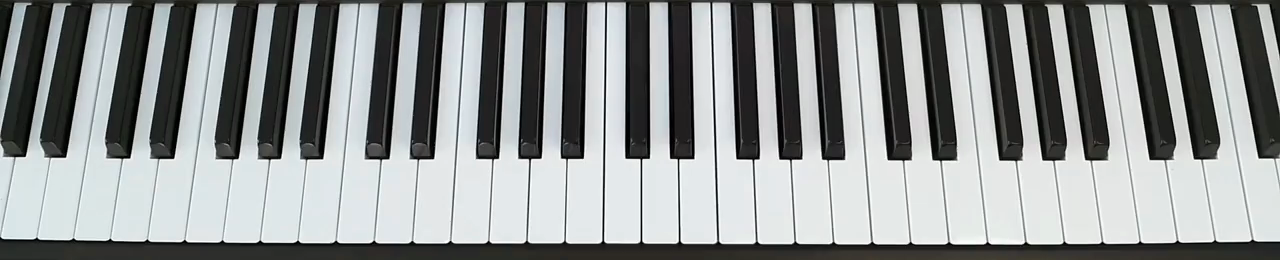
#> input picture pictures/blank_piano/piano2.png, 1280 x 260 px; the run also reads 1 picture not shown here
$ jupyter execute --allow-errors piano_key_notes.ipynb   (older library calls are emulated)
#> lines starting #> are read from the running program, lines starting #| are printed output that depends on the picture; after the words box and inside, x2 and y2 are one past the last pixel; in counts of white or black regions, pixels touching at a corner belong together
# Pipeline

[cell 1]
import cv2
import numpy as np
from matplotlib import pyplot as plt
from ipywidgets import interact
import ipywidgets as widgets
from scipy.spatial import ConvexHull, Delaunay
from tqdm.notebook import tqdm

[cell 2]
image = cv2.imread('pictures/blank_piano/piano2.png')
#> image is the input picture: shape (260, 1280, 3); mean B, G, R 149.6, 149.7, 146.2
plt.figure(figsize=(16,10))
plt.imshow(image)
plt.show()

[cell 3]
def get_sobel(image, kernel_size=5, threshold=5000, kx=1, ky=1, crop=5, show=False):
    """Parameters:
    image: input image (RGB or grayscale)
    kernel_size: size of the Sobel kernel
    threshold: threshold for the Sobel filter
    kx: when kx is high, the filter is more sensitive to vertical edges
    ky: when ky is high, the filter is more sensitive to horizontal edges
    crop: borders to paint in black(list or int)
    """
#> called with kernel_size = 5, threshold = 5000, kx = 1, ky = 1, crop = 5, show = True
    try:
        image = cv2.cvtColor(image, cv2.COLOR_BGR2GRAY)
#> image: shape (260, 1280)
    except:
        pass
    sobelx = cv2.Sobel(image, cv2.CV_64F, 1, 0, ksize=kernel_size)
    sobely = cv2.Sobel(image, cv2.CV_64F, 0, 1, ksize=kernel_size)
    sobel = np.sqrt(kx*sobelx**2 + ky*sobely**2) # Sobel filter with kx and ky weights
    sobel[sobel <= threshold] = 255 # thresholding, we want edges to be black for the next steps
    sobel[sobel > threshold] = 0
    # paint in black the borders
    if type(crop) == int:
        sobel[:crop, :] = 0
        sobel[-crop:, :] = 0
        sobel[:, :crop] = 0
        sobel[:, -crop:] = 0
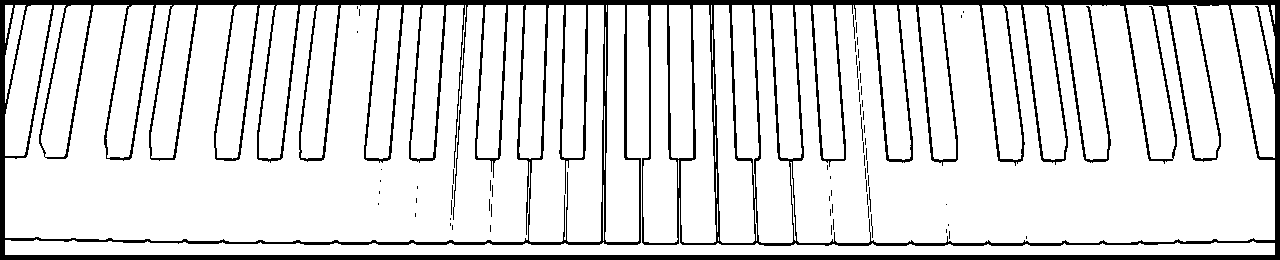
#> sobel: shape (260, 1280) float64; 87.1% white; 66 black regions (61 under 20 px), largest, box (x1, y1, x2, y2) and area: (0, 0, 1280, 260) 42258, (869, 187, 871, 212) 26, (853, 15, 855, 39) 24, (861, 117, 863, 141) 24, (871, 214, 873, 238) 24
    else:
        sobel[:crop[0], :] = 0
        sobel[-crop[1]:, :] = 0
        sobel[:, :crop[2]] = 0
        sobel[:, -crop[3]:] = 0
    sobel = sobel.astype(np.uint8)
    if show:
        plt.figure(figsize=(16,10))
        plt.imshow(sobel, cmap='gray')
        plt.show()
    return sobel

_ = get_sobel(image, show=True)
_ = get_sobel(image, kx=10, show=True)

[cell 4]
def get_connected_components(image, min_area=800, max_width=100, show=False):
    """Parameters:
    image: input grayscale image (uint8)
    min_area: minimum area of the connected components
    max_width: maximum width of the connected components
    """
#> called with min_area = 800, max_width = 100, show = True
    n_labels, labels, stats, centroids = cv2.connectedComponentsWithStats(image)
#> labels: shape (260, 1280) int32; 503 distinct labels, from 0 to 502
#> n_labels = 503; stats = 503 rows, first 6: [0, 0, 1280, 260, 72779], [5, 5, 7, 35, 134], [5, 5, 20, 95, 664], [5, 5, 47, 151, 3596], [5, 5, 60, 233, 3907], [42, 5, 49, 152, 3631]; centroids = 503 pairs, first value 5 to 1273.1, second value 5 to 249.1
    # stats is a matrix with the following columns:
    # [left, top, width, height, area]
    # we want to keep only the connected components with area > min_area
    # left, top, width, height are the coordinates of the bounding box of the connected component
    # we want to keep only the connected components width < 100
    for i in range(1, n_labels):
        if stats[i, 4] < min_area or stats[i, 2] > max_width:
            labels[labels == i] = 0
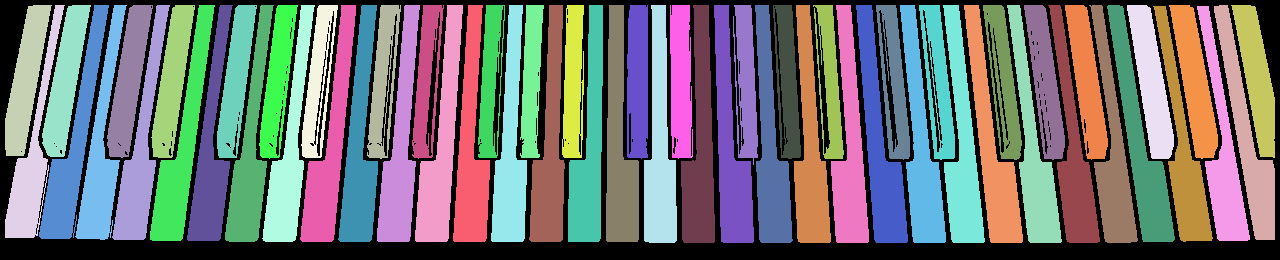
#> labels: shape (260, 1280) int32; 60 distinct labels, from 0 to 72; one colour per label, 0 black
    labels[labels > 0] = 255
#> labels: shape (260, 1280) int32; 72.9% white; 95 black regions (78 under 20 px), largest, box (x1, y1, x2, y2) and area: (0, 0, 1280, 260) 85723, (879, 10, 898, 152) 545, (426, 12, 440, 156) 539
    labels = labels.astype(np.uint8)
    n_labels, labels, stats, centroids = cv2.connectedComponentsWithStats(labels)
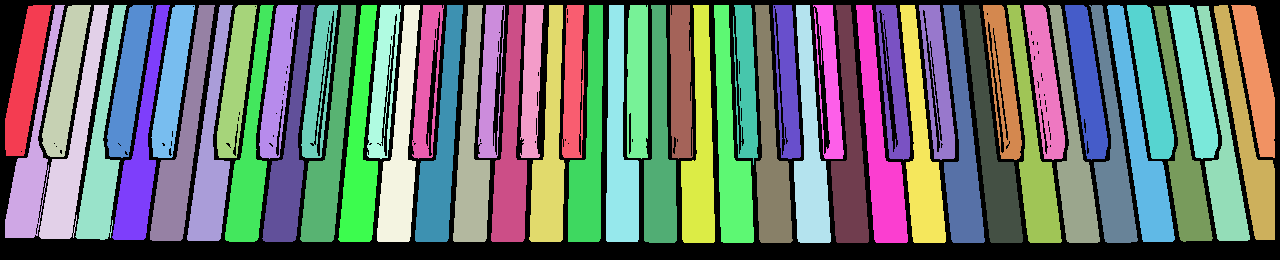
#> labels: shape (260, 1280) int32; 60 distinct labels, from 0 to 59; one colour per label, 0 black
#> n_labels = 60; stats = 60 rows, first 6: [0, 0, 1280, 260, 90239], [5, 5, 47, 151, 3596], [5, 5, 60, 233, 3907], [42, 5, 49, 152, 3631], [39, 5, 70, 234, 4944], [75, 5, 52, 235, 4510]; centroids = 60 pairs, first value 25.45 to 1256.4, second value 76.75 to 159.5
    print('Number of connected components:', n_labels-1) # we don't count the background
#| Number of connected components: 59
    if show:
        plt.figure(figsize=(16,10))
        plt.imshow(labels)
        plt.show()
    return n_labels, labels, stats, centroids

n_labels, labels, stats, centroids = get_connected_components(get_sobel(image, kx=10), show=True)
#> n_labels = 60

[cell 5]
def reassign_labels(labels, stats, centroids, show=False):
    """Reassign the labels of the connected components so that they are ordered from left to right.
    Parameters:
    labels: labels of the connected components
    stats: stats of the connected components
    centroids: centroids of the connected components
    """
#> called with stats = array of shape (60, 5), centroids = array of shape (60, 2), show = True
    # we want to reassign the labels, stats and centroids so that they are ordered from left to right
    # we use the centroids to do that
    # we sort the centroids by their x coordinate
    c = centroids[1:, :] # we don't want to sort the background
#> c = 59 pairs, first value 25.45 to 1256.4, second value 76.75 to 159.5
    c = c[c[:, 0].argsort()]
    # we reassign the labels, stats and centroids
    new_labels = np.zeros_like(labels)
    new_stats = np.zeros_like(stats)
    new_centroids = np.zeros_like(centroids)
    for i in range(1, len(c)+1):
        index = np.where((centroids == c[i-1]).all(axis=1))[0][0]
        new_labels[labels == index] = i
        new_stats[i] = stats[index]
        new_centroids[i] = centroids[index]
#> this loop made 59 passes
#> index on passes 1 to 8: 1, 2, 3, 4, 5, 6, 7, 8
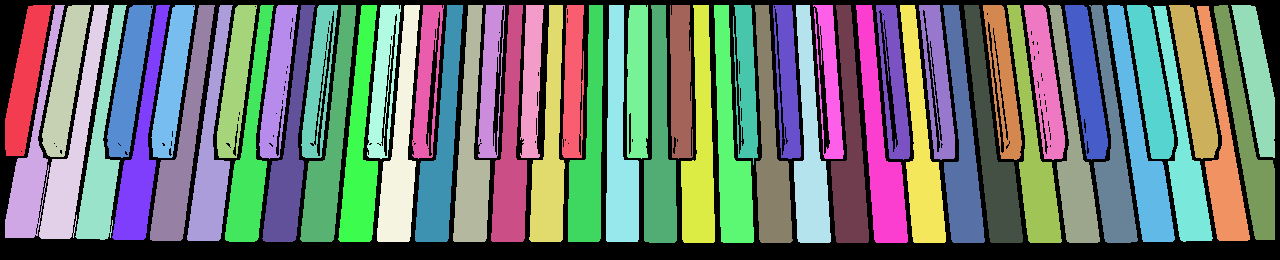
#> new_labels: shape (260, 1280) int32; 60 distinct labels, from 0 to 59; one colour per label, 0 black
#> after the loop, new_centroids = 60 pairs, first value 0 to 1256.4, second value 0 to 159.5; new_stats = 60 rows, first 6: [0, 0, 0, 0, 0], [5, 5, 47, 151, 3596], [5, 5, 60, 233, 3907], [42, 5, 49, 152, 3631], [39, 5, 70, 234, 4944], [75, 5, 52, 235, 4510]
    if show:
        plt.figure(figsize=(16,10))
        plt.imshow(new_labels)
        plt.show()
    return new_labels, new_stats, new_centroids

labels, stats, centroids = reassign_labels(labels, stats, centroids, show=True)
#> stats has the same summary as new_stats in reassign_labels; centroids has the same summary as new_centroids in reassign_labels

[cell 6]
def get_black_keys(labels, centroids, show=False):
    """Parameters:
    labels: output of cv2.connectedComponentsWithStats
    centroids: output of cv2.connectedComponentsWithStats
    """
#> called with centroids = array of shape (60, 2), show = True
    # find largest gap between centroids
    c = centroids[1:]
    c = c[c[:,1].argsort()][:,1]
#> c = 59 values from 76.75 to 159.5
    max_gap = [0,0]
    for i in range(len(c)-1):
        if c[i+1] - c[i] > max_gap[1]-max_gap[0]:
            max_gap = [c[i], c[i+1]]
#> this loop made 58 passes
#> max_gap on passes 1, 25: [76.75, 79.35], [82.33, 136.9]
    separator = (max_gap[0] + max_gap[1]) / 2
#> separator = 109.6
    # centroids of black keys are higher than the centroids of white keys
    black_keys = []
    white_keys = []
    for i in range(1, len(centroids)):
        if centroids[i,1] < separator:
            black_keys.append(i)
        else:
            white_keys.append(i)
#> this loop made 59 passes
#> after the loop, black_keys = 25 values from 1 to 59; white_keys = 34 values from 2 to 58
    if show:
        plt.figure(figsize=(16,10))
        plt.imshow(labels) #, cmap='jet')
        plt.scatter(centroids[black_keys,0], centroids[black_keys,1], c='r')
        plt.scatter(centroids[white_keys,0], centroids[white_keys,1], c='b')
        plt.show()
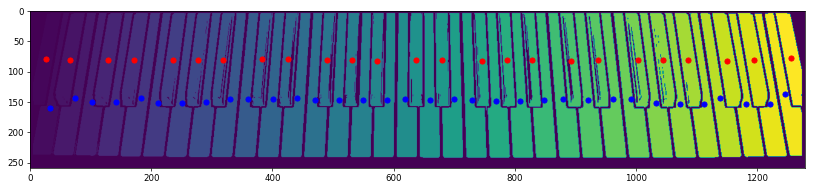
#> figure drawn by matplotlib, 1 panel
    return black_keys, white_keys

black_keys, white_keys = get_black_keys(labels, centroids, show=True)
#> black_keys = 25 values from 1 to 59; white_keys = 34 values from 2 to 58

[cell 7]
# get the convex hull of each black key
# [32 lines left out: functions get_convex_hull, is_inside_hull, fill_hull, not called in this run]

# fill the convex hull of all black keys with white
def fill_all_hulls(labels, centroids, black_keys, white_keys, show=False):
#> called with centroids = array of shape (60, 2), show = True
    new_labels = labels.copy()
    for key in tqdm(black_keys):
        new_labels = fill_hull(new_labels, key)
#> this loop made 0 passes
#> the sliders are set to key_number = 30
    if show:
        plt.figure(figsize=(16,10))
        plt.imshow(new_labels)
        plt.scatter(centroids[black_keys,0], centroids[black_keys,1], c='r')
        plt.scatter(centroids[white_keys,0], centroids[white_keys,1], c='b')
        plt.show()
    return new_labels

# fill the convex hull of all black keys with white
#> (the rest of this cell did not finish here and is left out)

[cell 8]
def highlight_key(labels, key_number):
    new_labels = np.zeros_like(labels)
    new_labels[labels == key_number] = 255
    new_labels[labels == 0] = 0
    new_labels[(labels != key_number) & (labels != 0)] = 100
    return new_labels

[cell 9]
def show_key(key_number,):
#> called with key_number = 30
    plt.figure(figsize=(20,10))
    plt.imshow(highlight_key(labels, key_number), cmap='gray')
    plt.show()
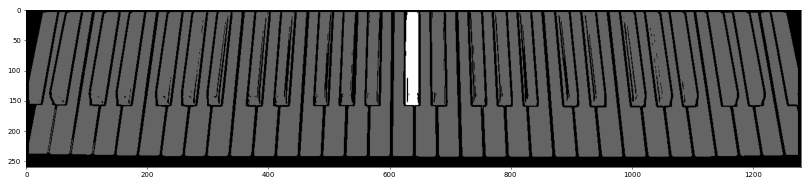
#> figure drawn by matplotlib, 1 panel
#> the sliders are set to key_number = 30

interact(show_key, key_number=(1, n_labels-1))

[cell 10]
def highlight_key_from_image(image, labels, key_number):
#> called with key_number = 30
    new_image = image.copy()
    new_image[labels == key_number] = [0,255,0]
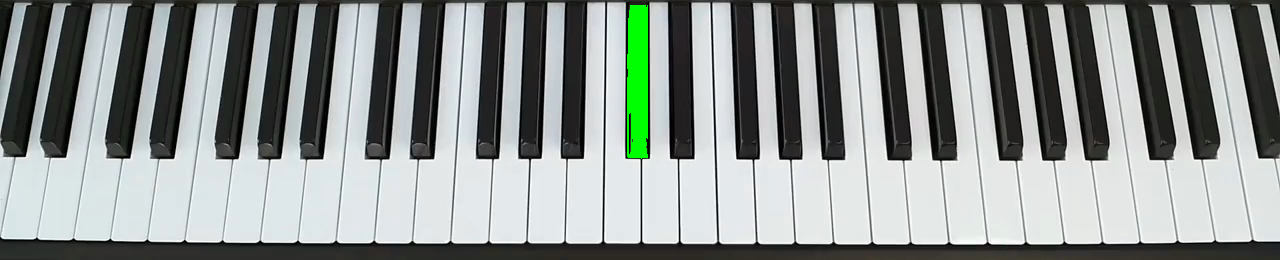
#> new_image: shape (260, 1280, 3); 0.91% of pixels changed, all inside (x1, y1, x2, y2) = (627, 5, 648, 159)
    return new_image

def show_key_from_image(key_number):
    plt.figure(figsize=(20,10))
    plt.imshow(highlight_key_from_image(image, labels, key_number))
    plt.show()

interact(show_key_from_image, key_number=(1, n_labels-1))

[cell 11]
def pipeline(image, with_hull=False, show=False, kernel_size=5, threshold=5000, kx=10, ky=1, crop=5, min_area=800, max_width=100):
    if type(show) == bool:
        show = [show]*5
    sobel = get_sobel(image, kernel_size=kernel_size, threshold=threshold, kx=kx, ky=ky, crop=crop, show=show[0])
    n_labels, labels, stats, centroids = get_connected_components(sobel, min_area=min_area, max_width=max_width, show=show[1])
#> in get_connected_components (call 2), `n_labels, labels, stats, centroids = cv2.connectedComponentsWithStats(..`: n_labels = 503; stats = 503 rows, first 6: [0, 0, 1280, 260, 72779], [5, 5, 7, 35, 134], [5, 5, 20, 95, 664], [5, 5, 47, 151, 3596], [5, 5, 60, 233, 3907], [42, 5, 49, 152, 3631]; centroids = 503 pairs, first value 5 to 1273.1, second value 5 to 249.1
#> in get_connected_components (call 2), `n_labels, labels, stats, centroids = cv2.connectedComponentsWithStats(..`: n_labels = 60; stats = 60 rows, first 6: [0, 0, 1280, 260, 90239], [5, 5, 47, 151, 3596], [5, 5, 60, 233, 3907], [42, 5, 49, 152, 3631], [39, 5, 70, 234, 4944], [75, 5, 52, 235, 4510]; centroids = 60 pairs, first value 25.45 to 1256.4, second value 76.75 to 159.5
#| Number of connected components: 59
#> n_labels = 60
    labels, stats, centroids = reassign_labels(labels, stats, centroids, show=show[2])
#> the loop in reassign_labels (call 2), `for i in range(1, len(c)+1):` made 59 passes
#> stats has the same summary as new_stats in reassign_labels; centroids has the same summary as new_centroids in reassign_labels
    black_keys, white_keys = get_black_keys(labels, centroids, show=show[3])
#> the loop in get_black_keys (call 2), `for i in range(len(c)-1):` made 58 passes
#> the loop in get_black_keys (call 2), `for i in range(1, len(centroids)):` made 59 passes
#> black_keys = 25 values from 1 to 59; white_keys = 34 values from 2 to 58
    if with_hull:
        labels = fill_all_hulls(labels, centroids, black_keys, white_keys, show=show[4])
    return labels, black_keys, white_keys, n_labels, stats, centroids, sobel

#> (the rest of this cell did not finish here and is left out)

[cell 12]
#def show_pipeline(threshold,kx,min_area,max_width):
#    _ = pipeline(image, threshold=threshold, kx=kx, crop=[10,1,2,2], min_area=min_area, max_width=max_width, show=[1,1,1,1,0])
#interact(show_pipeline, threshold=(1,10000), kx=(1,50), min_area=(0,10000), max_width=(100,200))

# Test

[cell 13]
image = cv2.imread('pictures/blank_piano/piano2.png')
plt.figure(figsize=(16,10))
plt.imshow(image)
plt.show()
#> (the rest of this cell did not finish here and is left out)

#> in get_connected_components (call 3), `n_labels, labels, stats, centroids = cv2.connectedComponentsWithStats(..`: n_labels = 503; stats = 503 rows, first 6: [0, 0, 1280, 260, 72779], [5, 5, 7, 35, 134], [5, 5, 20, 95, 664], [5, 5, 47, 151, 3596], [5, 5, 60, 233, 3907], [42, 5, 49, 152, 3631]; centroids = 503 pairs, first value 5 to 1273.1, second value 5 to 249.1
#> in get_connected_components (call 3), `n_labels, labels, stats, centroids = cv2.connectedComponentsWithStats(..`: n_labels = 60; stats = 60 rows, first 6: [0, 0, 1280, 260, 90239], [5, 5, 47, 151, 3596], [5, 5, 60, 233, 3907], [42, 5, 49, 152, 3631], [39, 5, 70, 234, 4944], [75, 5, 52, 235, 4510]; centroids = 60 pairs, first value 25.45 to 1256.4, second value 76.75 to 159.5
#| Number of connected components: 59
#> in pipeline (call 2), `labels, stats, centroids = reassign_labels(labels, stats, centroids, s..`: stats has the same summary as new_stats in reassign_labels; centroids has the same summary as new_centroids in reassign_labels

[cell 14]
image = cv2.imread('pictures/blank_piano/piano3.png')
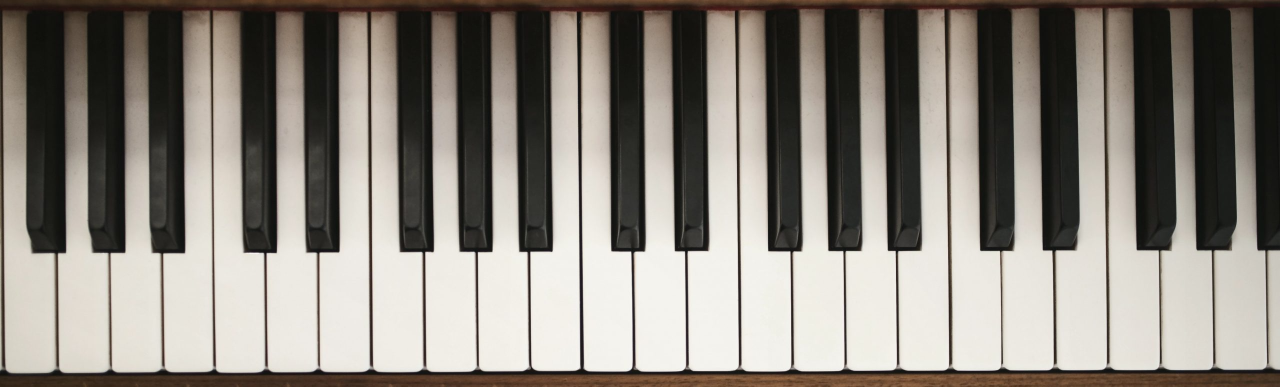
#> input picture pictures/blank_piano/piano3.png, 2560 x 773 px (shown at 1/2 size)
#> image is the input picture: shape (773, 2560, 3); mean B, G, R 126.5, 134.2, 139.7
plt.figure(figsize=(16,10))
plt.imshow(image)
plt.show()
#> (the rest of this cell did not finish here and is left out)

#> in get_sobel (call 6), `sobely = cv2.Sobel(image, cv2.CV_64F, 0, 1, ksize=kernel_size)`:
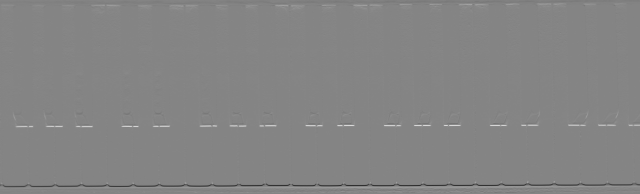
#> sobely: shape (773, 2560) float64 (shown at 1/4 size); min -9904, max 9180, mean 0.7; drawn with min black and max white
#> in get_sobel (call 6), `sobel[-crop[1]:, :] = 0`:
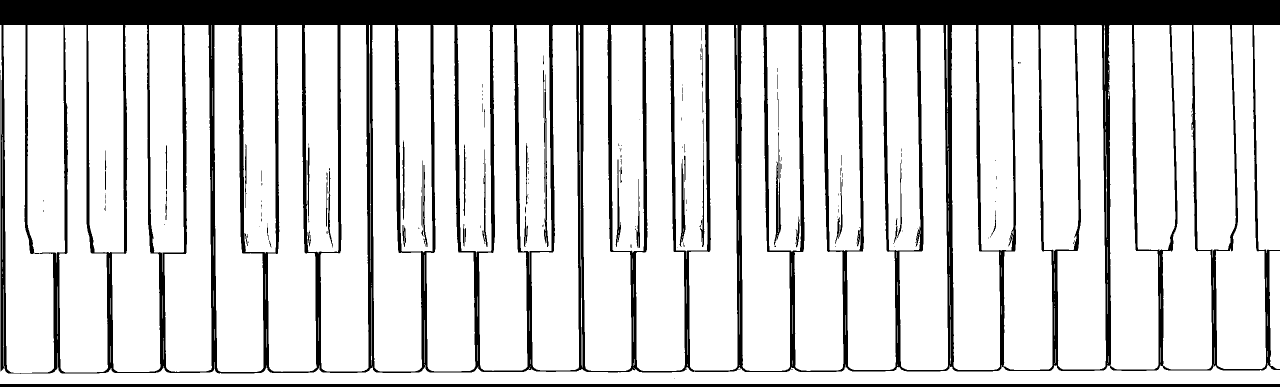
#> sobel: shape (773, 2560) float64 (shown at 1/2 size); 82.3% white; 175 black regions (116 under 20 px), largest, box (x1, y1, x2, y2) and area: (0, 0, 2560, 748) 325714, (0, 768, 2560, 773) 12800, (1548, 264, 1563, 491) 1088
#> (the rest of the program and of its run is left out)
